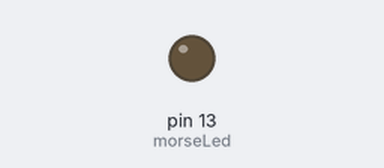
The sketch below on a simulated Arduino Uno, built with avr-gcc and run on an emulated ATmega328P. Shown: output pins drawn as LEDs (lit = HIGH).

Above: at 0.1 s.
At 39.15 s:
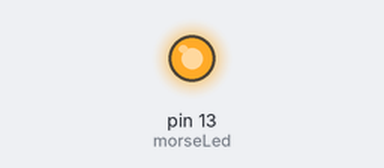
Timing chart, 0 to 40.0 s (numbered marks = the images above):
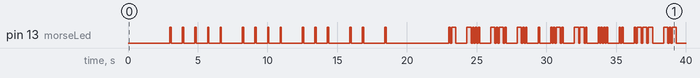

Measured:
- by itself, pin 13 (morseLed): LOW → HIGH at 3.0 s, → LOW 0.10 s later, → HIGH 0.80 s later, → LOW 0.10 s later, … (98 changes in this stretch)

The sketch:

morseAlphabet.ino
```cpp
/*
Morse code alphabet
Traian Matisi - 29/06/2022
Last modified - 01/07/2022
*/

int morseLed = 13;

void setup()
{
  pinMode(morseLed, OUTPUT);
}

void loop()
{
  delay(3000);

  //startCountdown
  for(int i = 5; i > 0; i--)
  {
    for(int j = i; j > 0; j--)
    {
      dot();
      wordsSpace();
    }
    wordsSpace();
  }

  delay(3000);

  //A .-
  dot();
  dash();
  wordsSpace();

  //B -...
  dash();
  dot();
  dot();
  dot();
  wordsSpace();

  //C -.-.
  dash();
  dot();
  dash();
  dot();
  wordsSpace();

  //D -..
  dash();
  dot();
  dot();
  wordsSpace();

  //E .
  dot();
  wordsSpace();

  //F ..-.
  dot();
  dot();
  dash();
  dot();
  wordsSpace();

  //G --.
  dash();
  dash();
  dot();
  wordsSpace();

  //H ....
  dot();
  dot();
  dot();
  dot();
  wordsSpace();

  //I ..
  dot();
  dot();
  wordsSpace();

  //J .---
  dot();
  dash();
  dash();
  dash();
  wordsSpace();

  //K -.-
  dash();
  dot();
  dash();
  wordsSpace();

  //L .-..
  dot();
  dash();
  dot();
  dot();
  wordsSpace();

  //M --
  dash();
  dash();
  wordsSpace();

  //N -.
  dash();
  dot();
  wordsSpace();

  //O ---
  dash();
  dash();
  dash();
  wordsSpace();

  //P .--.
  dot();
  dash();
  dash();
  dot();
  wordsSpace();

  //Q --.-
  dash();
  dash();
  dot();
  dash();
  wordsSpace();

  //R .-.
  dot();
  dash();
  dot();
  wordsSpace();

  //S ...
  dot();
  dot();
  dot();
  wordsSpace();

  //T -
  dash();
  wordsSpace();

  //U ..-
  dot();
  dot();
  dash();
  wordsSpace();

  //V ...-
  dot();
  dot();
  dot();
  dash();
  wordsSpace();

  //W .--
  dot();
  dash();
  dash();
  wordsSpace();

  //X -..-
  dash();
  dot();
  dot();
  dash();
  wordsSpace();

  //Y -.--
  dash();
  dot();
  dash();
  dash();
  wordsSpace();

  //Z --..
  dash();
  dash();
  dot();
  dot();
  wordsSpace();

  //0 -----
  dash();
  dash();
  dash();
  dash();
  dash();
  wordsSpace();

  //1 .----
  dot();
  dash();
  dash();
  dash();
  dash();
  wordsSpace();

  //2 ..---
  dot();
  dot();
  dash();
  dash();
  dash();
  wordsSpace();

  //3 ...--
  dot();
  dot();
  dot();
  dash();
  dash();
  wordsSpace();

  //4 ....-
  dot();
  dot();
  dot();
  dot();
  dash();
  wordsSpace();

  //5 .....
  dot();
  dot();
  dot();
  dot();
  dot();
  wordsSpace();

  //6 -....
  dash();
  dot();
  dot();
  dot();
  dot();
  wordsSpace();

  //7 --...
  dash();
  dash();
  dot();
  dot();
  dot();
  wordsSpace();

  //8 ---..
  dash();
  dash();
  dash();
  dot();
  dot();
  wordsSpace();

  //9 ----.
  dash();
  dash();
  dash();
  dash();
  dot();
  wordsSpace();

  //restartingMorse
  int k = 10;
  int l = 250;
  while(k <= l)
  {
    digitalWrite(morseLed, HIGH);
    delay(k);
    digitalWrite(morseLed, LOW);
    delay(l);
    l -= 10;
  }
}

void dot()
{
  //dot
  digitalWrite(morseLed, HIGH);
  delay(100);
  digitalWrite(morseLed, LOW);
  delay(100);
}

void dash()
{
  //dash
  digitalWrite(morseLed, HIGH);
  delay(300);
  digitalWrite(morseLed, LOW);
  delay(100);
}

void wordsSpace()
{
  //space
  delay(700);
}
```
